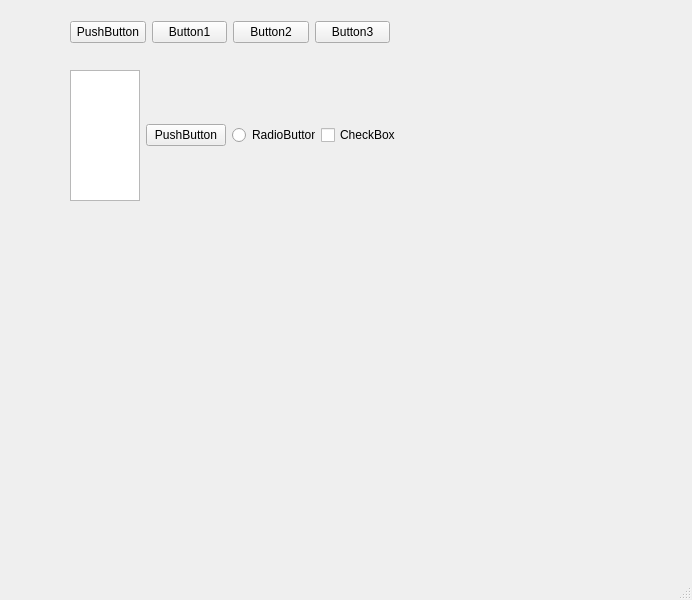
<?xml version="1.0" encoding="UTF-8"?>
<ui version="4.0">
 <class>MainWindow</class>
 <widget class="QMainWindow" name="MainWindow">
  <property name="geometry">
   <rect>
    <x>0</x>
    <y>0</y>
    <width>692</width>
    <height>600</height>
   </rect>
  </property>
  <property name="windowTitle">
   <string>MainWindow</string>
  </property>
  <widget class="QWidget" name="centralwidget">
   <widget class="QWidget" name="horizontalLayoutWidget">
    <property name="geometry">
     <rect>
      <x>70</x>
      <y>70</y>
      <width>331</width>
      <height>131</height>
     </rect>
    </property>
    <layout class="QHBoxLayout" name="horizontalLayout_2">
     <item>
      <widget class="QListView" name="listView"/>
     </item>
     <item>
      <widget class="QPushButton" name="pushButton_4">
       <property name="text">
        <string>PushButton</string>
       </property>
      </widget>
     </item>
     <item>
      <widget class="QRadioButton" name="radioButton">
       <property name="text">
        <string>RadioButton</string>
       </property>
      </widget>
     </item>
     <item>
      <widget class="QCheckBox" name="checkBox">
       <property name="text">
        <string>CheckBox</string>
       </property>
      </widget>
     </item>
    </layout>
   </widget>
   <widget class="QWidget" name="">
    <property name="geometry">
     <rect>
      <x>70</x>
      <y>20</y>
      <width>320</width>
      <height>25</height>
     </rect>
    </property>
    <layout class="QHBoxLayout" name="horizontalLayout">
     <item>
      <widget class="QPushButton" name="pushButton_5">
       <property name="text">
        <string>PushButton</string>
       </property>
      </widget>
     </item>
     <item>
      <widget class="QPushButton" name="pushButton">
       <property name="text">
        <string>Button1</string>
       </property>
      </widget>
     </item>
     <item>
      <widget class="QPushButton" name="pushButton_2">
       <property name="text">
        <string>Button2</string>
       </property>
      </widget>
     </item>
     <item>
      <widget class="QPushButton" name="pushButton_3">
       <property name="text">
        <string>Button3</string>
       </property>
      </widget>
     </item>
    </layout>
   </widget>
  </widget>
  <widget class="QMenuBar" name="menubar">
   <property name="geometry">
    <rect>
     <x>0</x>
     <y>0</y>
     <width>692</width>
     <height>22</height>
    </rect>
   </property>
  </widget>
  <widget class="QStatusBar" name="statusbar"/>
 </widget>
 <resources/>
 <connections/>
</ui>
